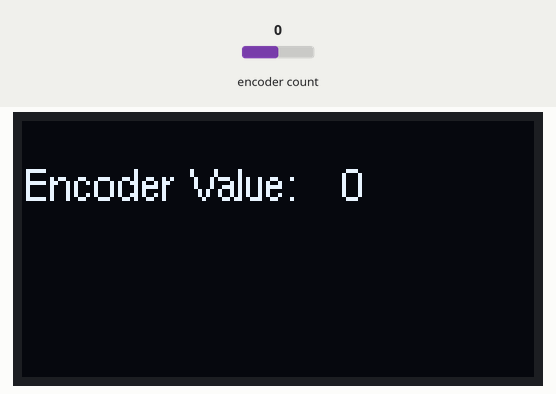
This sketch was run on a simulated Arduino Nano, built with avr-gcc and run on an emulated ATmega328P. On the bench: 128×64 one-colour display. The inputs (shaded band) are chosen by the test bench; at power-on: encoder count 0. What the sketch prints to the serial monitor is not drawn.

Above: at 1.2 s.
1.3 s: encoder count set to 1
At 2.1 s:
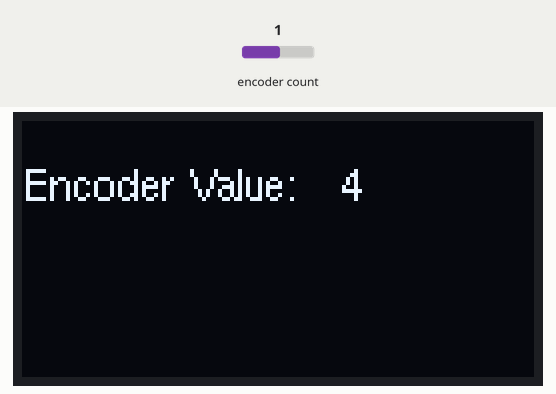
2.9 s: encoder count set to 2
At 4.2 s:
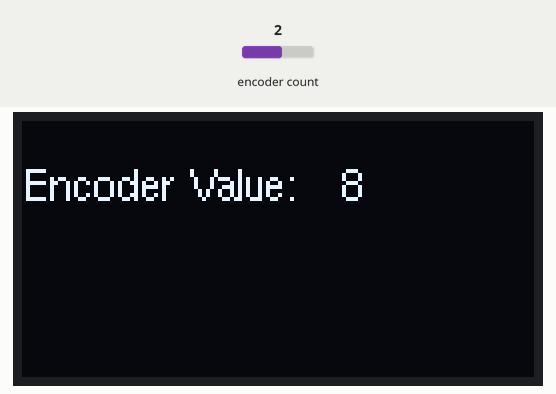
4.5 s: encoder count set to 3
At 5.8 s:
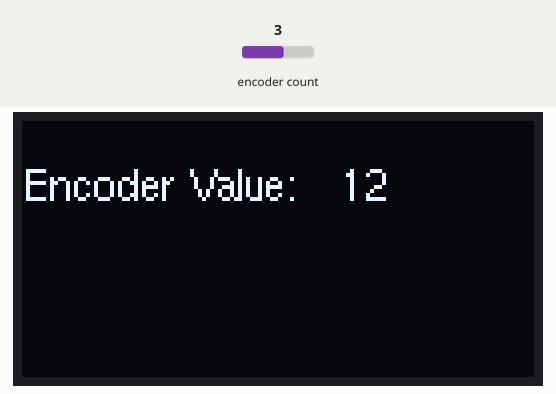
Timing chart, 0 to 7.5 s (numbered marks = the images above; inputs shaded):
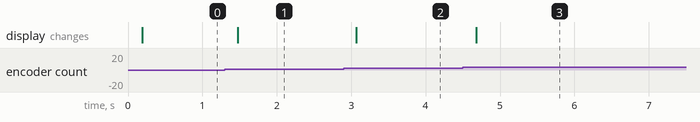

The sketch:

_02_rotery_encoder_test.ino
```cpp
#include <Arduino.h>
#include <U8g2lib.h>
#include <SPI.h>
#include <Encoder.h>

// we will hog both the interrupt pins for best performance
#define ENC_A_PIN 2
#define ENC_B_PIN 4

#define SET_PIN 12 // set the current encoder value to be the new variable
#define PROG_PIN A6 // change the programming mode

// Change these two numbers to the pins connected to your encoder.
//   Best Performance: both pins have interrupt capability
//   Good Performance: only the first pin has interrupt capability
//   Low Performance:  neither pin has interrupt capability
Encoder myEnc(ENC_A_PIN, ENC_B_PIN);
long oldPosition  = -999;


/* from https://store.arduino.cc/usa/arduino-nano
SPI: 10 (SS), 11 (MOSI), 12 (MISO), 13 (SCK). These pins support SPI communication, which, although provided by the underlying hardware, is not currently included in the Arduino language.
*/
#define SCL_PIN 13 // SCL clock - 3rd from bottom
#define SDA_PIN 11 // SDA, Data, MOSI - must be on pin 11 on the Nano
#define RDS_PIN 10 // reset
#define DC_PIN 7 // DC moved from pin 9 which is needed as a PWM pin
#define CS_PIN 8 // chip select top

// this works
U8G2_SSD1306_128X64_NONAME_1_4W_HW_SPI u8g2(U8G2_R0, CS_PIN, DC_PIN, RDS_PIN);

void setup(void) {
  u8g2.begin();
  // Set font to Helvetica regurlar 8 pixel font
  // For other options see https://github.com/olikraus/u8g2/wiki/fntlistall#8-pixel-height
  u8g2.setFont(u8g2_font_helvR08_tf);
  Serial.begin(9600);
  Serial.println("Basic Encoder Test:");
}

void loop(void) {
  // look for the new encoder number
  long newPosition = myEnc.read();
  if (newPosition != oldPosition) {
    oldPosition = newPosition;
    u8g2.firstPage();
      do {
          u8g2.drawStr(0,20,"Encoder Value:");
          u8g2.setCursor(80,20);
          // right justify but only works up to 3 digits
          u8g2.print(newPosition);
          } while ( u8g2.nextPage() );
   }
  delay(10);
}
```

Measured:
- after the input at 1.3 s, the display: changes after 0.18 s (image 1)
- after the input at 2.9 s, the display: changes after 0.17 s (image 2)
- after the input at 4.5 s, the display: changes after 0.18 s (image 3)
